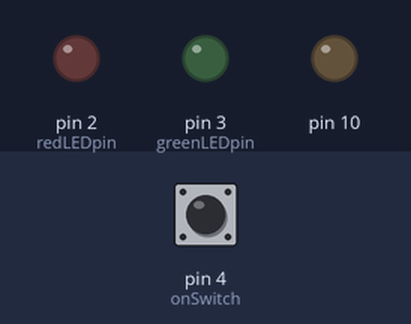
Simulated run of this sketch. Board: Arduino Uno, built with avr-gcc and run on an emulated ATmega328P. On the bench: output pins drawn as LEDs (lit = HIGH). Inputs (shaded band) come from the test bench; at power-on: pin 4 (onSwitch) LOW. The local clock reads 2024-03-15 10:24:30 at power-on unless the sketch sets it; storage starts empty; what the sketch prints to the serial monitor is not drawn.

Above: at 1.2 s.
1.3 s: pin 4 (onSwitch) pulled HIGH for 0.15 s
Timing chart, 0 to 4.3 s (numbered marks = the images above; inputs shaded):
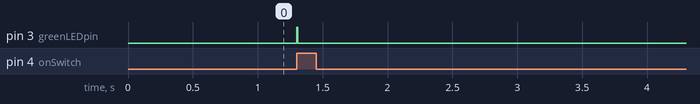

The sketch:

Datalogging_manual.ino
```cpp
#include <SD.h>
#include <Wire.h>
#include "RTClib.h"

// how many milliseconds between grabbing data and logging it. 1000 ms is once a second
const int LOG_INTERVAL = 1000; // mills between entries (reduce to take more/faster data)

// how many milliseconds before writing the logged data permanently to disk
// set it to the LOG_INTERVAL to write each time (safest)
// set it to 10*LOG_INTERVAL to write all data every 10 datareads, you could lose up to
// the last 10 reads if power is lost but it uses less power and is much faster!
const int SYNC_INTERVAL = 1000; // mills between calls to flush() - to write data to the card
uint32_t syncTime = 0; // time of last sync()

#define ECHO_TO_SERIAL  1 // echo data to serial port
#define WAIT_TO_START  0 // Wait for serial input in setup()

// the digital pins that connect to the LEDs
const int redLEDpin = 2;
const int greenLEDpin = 3;
const int onSwitch = 4;
//const int switchStatusLED = 13;

const int pressurePin = 0;           // analog 0
const int fluoroPin = 1;             // analog 1

/*const int BANDGAPREF = 14;

//const float aref_voltage = 5.0;         // we tie 3.3V to ARef and measure it with a multimeter!
const float bandgap_voltage = 1.1;      // this is not super guaranteed but its not -too- off
*/

RTC_DS1307 RTC; // define the Real Time Clock object

// for the data logging shield, we use digital pin 10 for the SD cs line
const int chipSelect = 10;

// the logging file
File logfile;

void error(char *str)
{
  Serial.print("error: ");
  Serial.println(str);

  // red LED indicates error
  digitalWrite(redLEDpin, HIGH);

  while(1);
}

void setup(void)
{
  Serial.begin(9600);
  Serial.println();
  //int switchState;

  // use debugging LEDs
  pinMode(redLEDpin, OUTPUT);
  pinMode(greenLEDpin, OUTPUT);
  //pinMode(switchStatusLED, OUTPUT);
  pinMode(onSwitch, INPUT);

#if WAIT_TO_START
  Serial.println("Wave magnet to start");
  do {
  switchState = digitalRead(onSwitch);
  Serial.println(switchState);
  } while (switchState == 0);
#endif //WAIT_TO_START

  // initialize the SD card
  Serial.print("Initializing SD card...");
  // make sure that the default chip select pin is set to
  // output, even if you don't use it:
  pinMode(10, OUTPUT);

  // see if the card is present and can be initialized:
  if (!SD.begin(chipSelect)) {
    error("Card failed, or not present");
  }
  Serial.println("card initialized.");

  // create a new file
  char filename[] = "LOGGER00.CSV";
  for (uint8_t i = 0; i < 100; i++) {
    filename[6] = i/10 + '0';
    filename[7] = i%10 + '0';
    if (! SD.exists(filename)) {
      // only open a new file if it doesn't exist
      logfile = SD.open(filename, FILE_WRITE);
      break;  // leave the loop!
    }
  }

  if (! logfile) {
    error("couldnt create file");
  }

  Serial.print("Logging to: ");
  Serial.println(filename);

  // connect to RTC
  Wire.begin();
  if (!RTC.begin()) {
    logfile.println("RTC failed");
#if ECHO_TO_SERIAL
    Serial.println("RTC failed");
#endif  //ECHO_TO_SERIAL
  }


  logfile.println("stamp,datetime,pressure,fluoro");
#if ECHO_TO_SERIAL
  Serial.println("stamp,datetime,pressure,fluoro");
#endif //ECHO_TO_SERIAL

  // If you want to set the aref to something other than 5v
  //analogReference(EXTERNAL);
}

void loop(void)
{
  int switchState = digitalRead(onSwitch);
  //if switch is high, log data from sensors
  if(switchState == 1){
  DateTime now;

  digitalWrite(greenLEDpin, HIGH);

  // fetch the time
  now = RTC.now();
  // log time
  logfile.print(now.unixtime()); // seconds since 1/1/1970
  logfile.print(", ");
  logfile.print('"');
  logfile.print(now.year(), DEC);
  logfile.print("/");
  logfile.print(now.month(), DEC);
  logfile.print("/");
  logfile.print(now.day(), DEC);
  logfile.print(" ");
  logfile.print(now.hour(), DEC);
  logfile.print(":");
  logfile.print(now.minute(), DEC);
  logfile.print(":");
  logfile.print(now.second(), DEC);
  logfile.print('"');
#if ECHO_TO_SERIAL
  Serial.print(now.unixtime()); // seconds since 1/1/1970
  Serial.print(", ");
  Serial.print('"');
  Serial.print(now.year(), DEC);
  Serial.print("/");
  Serial.print(now.month(), DEC);
  Serial.print("/");
  Serial.print(now.day(), DEC);
  Serial.print(" ");
  Serial.print(now.hour(), DEC);
  Serial.print(":");
  Serial.print(now.minute(), DEC);
  Serial.print(":");
  Serial.print(now.second(), DEC);
  Serial.print('"');
#endif //ECHO_TO_SERIAL

  int pressureReading = analogRead(pressurePin);
  float PSI = pressureReading;// * (.2901);


  logfile.print(", ");
  logfile.print(PSI);
#if ECHO_TO_SERIAL
  Serial.print(", ");
  Serial.print(PSI);
#endif //ECHO_TO_SERIAL

int fluoroReading = analogRead(fluoroPin);
float CHL = 0.0125 * (fluoroReading - 48);//correct 48 dark counts, 48 * 4133/1024

  logfile.print(", ");
  logfile.print(CHL);
#if ECHO_TO_SERIAL
  Serial.print(", ");
  Serial.print(CHL);
#endif //ECHO_TO_SERIAL

  logfile.println();
#if ECHO_TO_SERIAL
  Serial.println();
#endif // ECHO_TO_SERIAL

  digitalWrite(greenLEDpin, LOW);

  // Now we write data to disk! Don't sync too often - requires 2048 bytes of I/O to SD card
  // which uses a bunch of power and takes time
  if ((millis() - syncTime) < SYNC_INTERVAL) return;
  syncTime = millis();

  // blink LED to show we are syncing data to the card & updating FAT!
  digitalWrite(redLEDpin, HIGH);
  logfile.flush();
  digitalWrite(redLEDpin, LOW);
  delay(1000);
  }
}
```

Measured:
- after the input at 1.3 s, pin 3 (greenLEDpin): LOW → HIGH at once, → LOW 0.01 s later
